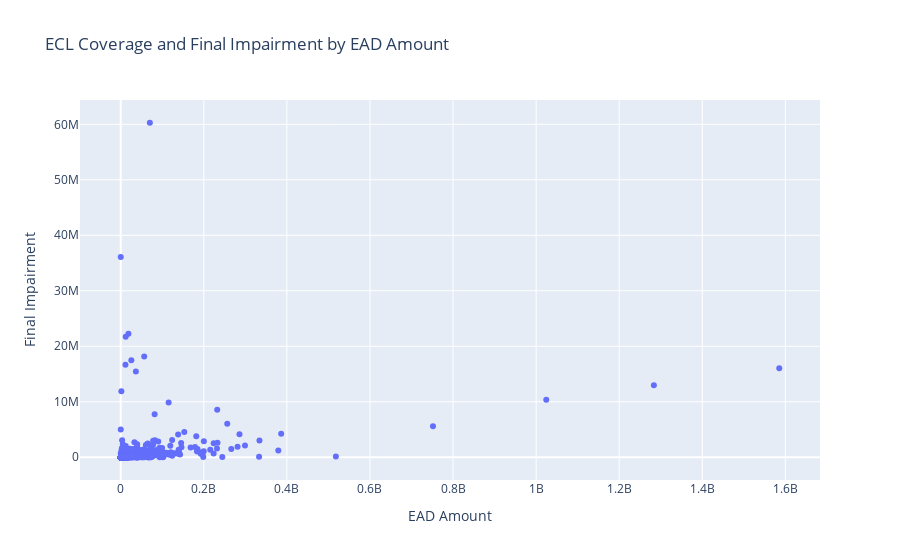

Notebook source saved alongside this figure:
### Code cell
import plotly.graph_objects as go
import nbformat

fig = go.Figure(data=[go.Scatter(
    x=df["EAD Amount"],
    y=df["Final Impairment"],
    mode='markers',
    hoverinfo='text',
    hovertext=[f'EAD Amount: {ead:,.2f}, Final Impairment: {imp:,.2f}' for ead, imp in zip(df["EAD Amount"], df["Final Impairment"])]
)])

fig.update_layout(title='ECL Coverage and Final Impairment by EAD Amount',
                  xaxis_title='EAD Amount',
                  yaxis_title='Final Impairment')
fig.write_html("plotly_plot.html")

fig.show()

### Figure 1 — Plotly figure (JSON) as saved in the notebook; plotly's stock layout.template omitted (floating-point values rounded to 4 significant figures; data arrays with more than 128 entries replaced by an {"elided": "..."} marker saying what was removed)
{"data": [{"hoverinfo": "text", "hovertext": {"elided": "11244 str values"}, "mode": "markers", "type": "scatter", "x": {"elided": "11244 float values"}, "y": {"elided": "11244 float values"}}], "layout": {"title": {"text": "ECL Coverage and Final Impairment by EAD Amount"}, "xaxis": {"title": {"text": "EAD Amount"}}, "yaxis": {"title": {"text": "Final Impairment"}}}}
